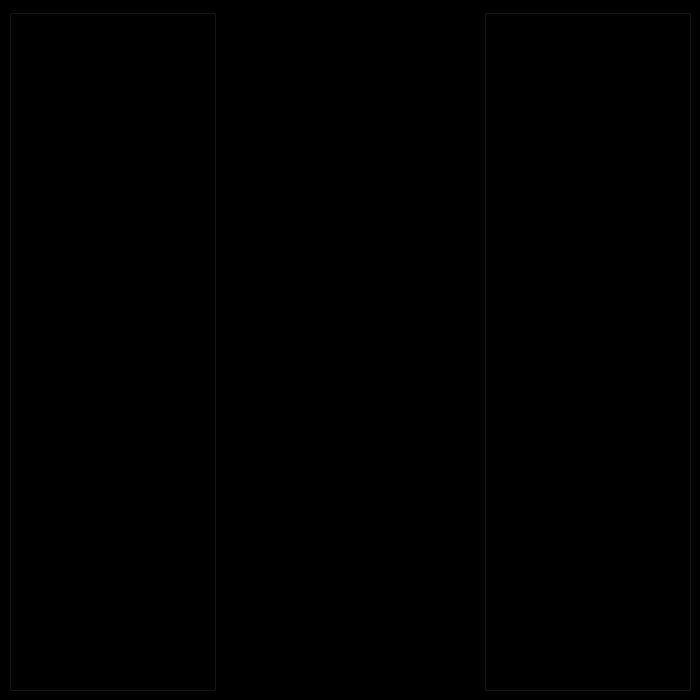
<?xml version="1.0" encoding="UTF-8"?>
<ui version="4.0">
 <class>AuxMonitorClass</class>
 <widget class="QMainWindow" name="AuxMonitorClass">
  <property name="geometry">
   <rect>
    <x>0</x>
    <y>0</y>
    <width>700</width>
    <height>700</height>
   </rect>
  </property>
  <property name="windowTitle">
   <string>MainWindow</string>
  </property>
  <property name="styleSheet">
   <string notr="true">   background: black; 
</string>
  </property>
  <widget class="QWidget" name="centralwidget">
   <property name="styleSheet">
    <string notr="true">background: black;</string>
   </property>
   <layout class="QHBoxLayout" name="horizontalLayout">
    <item>
     <widget class="QGroupBox" name="infoGroupBox">
      <property name="sizePolicy">
       <sizepolicy hsizetype="Expanding" vsizetype="Preferred">
        <horstretch>0</horstretch>
        <verstretch>0</verstretch>
       </sizepolicy>
      </property>
      <property name="styleSheet">
       <string notr="true">font: 24pt &quot;DINPro-Medium&quot;;</string>
      </property>
      <layout class="QVBoxLayout" name="verticalLayout">
       <item>
        <widget class="QLabel" name="statusLabel">
         <property name="sizePolicy">
          <sizepolicy hsizetype="Ignored" vsizetype="Ignored">
           <horstretch>0</horstretch>
           <verstretch>0</verstretch>
          </sizepolicy>
         </property>
         <property name="text">
          <string/>
         </property>
         <property name="alignment">
          <set>Qt::AlignLeading|Qt::AlignLeft|Qt::AlignVCenter</set>
         </property>
         <property name="wordWrap">
          <bool>true</bool>
         </property>
        </widget>
       </item>
       <item>
        <widget class="QLabel" name="deviceLabel">
         <property name="sizePolicy">
          <sizepolicy hsizetype="Ignored" vsizetype="Ignored">
           <horstretch>0</horstretch>
           <verstretch>0</verstretch>
          </sizepolicy>
         </property>
         <property name="text">
          <string/>
         </property>
         <property name="alignment">
          <set>Qt::AlignLeading|Qt::AlignLeft|Qt::AlignVCenter</set>
         </property>
         <property name="wordWrap">
          <bool>true</bool>
         </property>
        </widget>
       </item>
       <item>
        <widget class="QLabel" name="catheterViewLabel">
         <property name="sizePolicy">
          <sizepolicy hsizetype="Ignored" vsizetype="Ignored">
           <horstretch>0</horstretch>
           <verstretch>0</verstretch>
          </sizepolicy>
         </property>
         <property name="text">
          <string/>
         </property>
         <property name="alignment">
          <set>Qt::AlignLeading|Qt::AlignLeft|Qt::AlignVCenter</set>
         </property>
         <property name="wordWrap">
          <bool>true</bool>
         </property>
        </widget>
       </item>
      </layout>
     </widget>
    </item>
    <item>
     <widget class="liveView" name="liveGraphicsView">
      <property name="verticalScrollBarPolicy">
       <enum>Qt::ScrollBarAlwaysOff</enum>
      </property>
      <property name="horizontalScrollBarPolicy">
       <enum>Qt::ScrollBarAlwaysOff</enum>
      </property>
     </widget>
    </item>
    <item>
     <widget class="QGroupBox" name="infoGroupBox_2">
      <property name="sizePolicy">
       <sizepolicy hsizetype="Expanding" vsizetype="Preferred">
        <horstretch>0</horstretch>
        <verstretch>0</verstretch>
       </sizepolicy>
      </property>
      <property name="styleSheet">
       <string notr="true">font: 24pt &quot;DINPro-Medium&quot;;</string>
      </property>
      <layout class="QVBoxLayout" name="verticalLayout_2">
       <item>
        <widget class="QLabel" name="timeFieldLabel">
         <property name="sizePolicy">
          <sizepolicy hsizetype="Ignored" vsizetype="Ignored">
           <horstretch>0</horstretch>
           <verstretch>0</verstretch>
          </sizepolicy>
         </property>
         <property name="text">
          <string>00:00:00</string>
         </property>
         <property name="alignment">
          <set>Qt::AlignRight|Qt::AlignTrailing|Qt::AlignVCenter</set>
         </property>
         <property name="wordWrap">
          <bool>true</bool>
         </property>
        </widget>
       </item>
       <item>
        <widget class="QLabel" name="recordingLabel">
         <property name="sizePolicy">
          <sizepolicy hsizetype="Ignored" vsizetype="Ignored">
           <horstretch>0</horstretch>
           <verstretch>0</verstretch>
          </sizepolicy>
         </property>
         <property name="text">
          <string/>
         </property>
         <property name="alignment">
          <set>Qt::AlignRight|Qt::AlignTrailing|Qt::AlignVCenter</set>
         </property>
         <property name="wordWrap">
          <bool>true</bool>
         </property>
        </widget>
       </item>
       <item>
        <widget class="QLabel" name="zoomFactorLabel">
         <property name="sizePolicy">
          <sizepolicy hsizetype="Ignored" vsizetype="Ignored">
           <horstretch>0</horstretch>
           <verstretch>0</verstretch>
          </sizepolicy>
         </property>
         <property name="text">
          <string/>
         </property>
         <property name="alignment">
          <set>Qt::AlignRight|Qt::AlignTrailing|Qt::AlignVCenter</set>
         </property>
         <property name="wordWrap">
          <bool>true</bool>
         </property>
        </widget>
       </item>
      </layout>
     </widget>
    </item>
   </layout>
  </widget>
 </widget>
 <customwidgets>
  <customwidget>
   <class>liveView</class>
   <extends>QGraphicsView</extends>
   <header>liveview.h</header>
  </customwidget>
 </customwidgets>
 <resources/>
 <connections/>
</ui>
